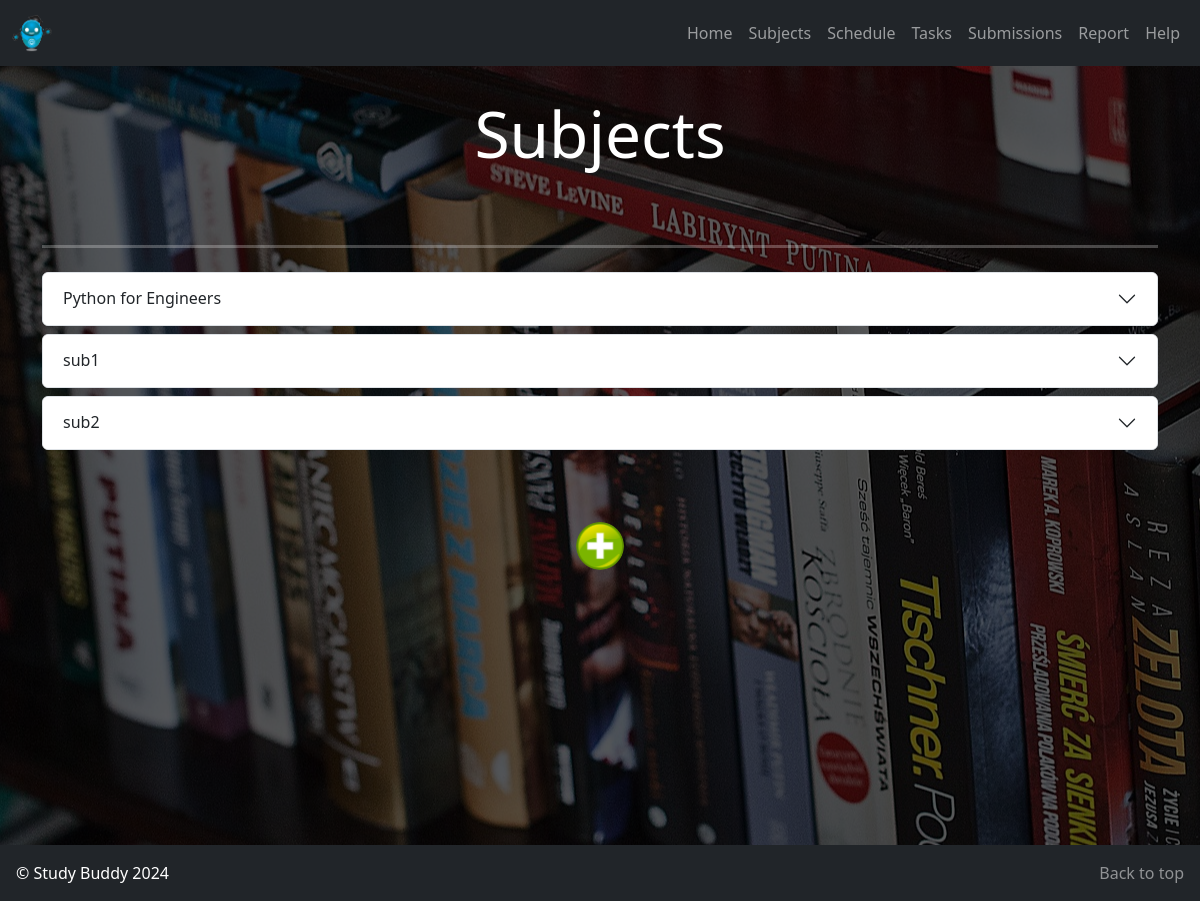
Page /subjects on the committed database.
### Study_Buddy_App/models.py (models this page shows, shortened)
class Subject(models.Model):
    id = models.AutoField(primary_key=True)
    name = models.CharField(max_length=100)
    description = models.TextField()

### Study_Buddy_App/views.py (the view)
# urls.py: path('subjects', views.subjects, name='subjects'),
def subjects(request):
    subjects = Subject.objects.all()
    context = {
        'subjects': subjects
    }
    return render(request, 'Study_Buddy_App/subjects.html', context)

### templates/Study_Buddy_App/subjects.html (shortened to what this page needs)
{% extends 'Study_Buddy_App/base.html' %}
{% load static %}
{% block content %}
    <header>
        <div class="container h-100 mt-5 py-5">
            <div class="d-flex h-100 text-center align-items-center">
                <div class="w-100">
                    <h1 class="display-3">
                        Subjects
                    </h1>
                </div>
            </div>
        </div>
    </header>
    <main class="">
        <section class="subjects">
            <div class="container-md">
                <hr class="border-3">
                <div class="row g-5 align-items-center subjects-block">
                    <div class="accordion" id="subjects">
                        {% for subject in subjects %}
                            <div class="col-md-12">
                                <div class="accordion-item my-2">
                                    <h2 class="accordion-header" id="{{ subject.id }}-header">
                                        <button
                                        class="accordion-button collapsed"
                                        type="button"
                                        data-bs-toggle="collapse"
                                        data-bs-target="#{{ subject.id }}">
                                            {{ subject.name }}
                                        </button>
                                    </h2>
                                </div>
                            </div>
                        {% endfor %}
                    </div>
                </div>
                <div class="container py-3 text-center px-5 mt-5">
                  <button id="add-subject-button" class="add-form-button">
                      <img class="form-button-image" src="{% static 'images/plus_icon.png' %}" alt="Plus Image" style="display: inline;">
                  </button>
              </div>
            </div>
        </section>
    </main>
{% endblock content %}

### static/css/style.css (style rules this page uses)
html, body { width: 100%; height: 100%; margin: 0, auto; color: white; }
header { position: relative; width: 100%; overflow: hidden; }
.container { position: relative; z-index: 2; }
main { min-height: 75vh; }
.add-form-button { display: inline-block; width: 3rem; height: 3rem; border-radius: 50%; padding: 0; margin: 0; border: none; background-color: transparent; cursor: pointer; overflow: hidden; }
.form-button-image { width: 100%; height: auto; display: block; }

### rows in the picture
Subject: name "Python for Engineers"
Subject: name "sub1"
Subject: name "sub2"
